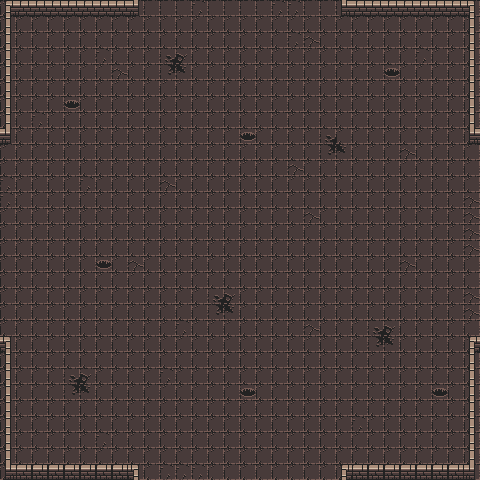

This is a level from a 2D game, rendered from its Tiled map with the project's own tilesets. A one-line summary and the map file follow, with tile-layer data summarised:
An orthogonal 30x30 tile map with 16x16 px tiles, 2 tile layers (Floor, Walls), 8 hidden layers not drawn, 2 tilesets.

<map version="1.10" tiledversion="1.12.0" orientation="orthogonal" renderorder="right-down" width="30" height="30" tilewidth="16" tileheight="16" infinite="0" nextlayerid="15" nextobjectid="1">
 <tileset firstgid="1" source="tilesets/0x72_DungeonTilesetII_v1.7/0x72_DungeonTilesetII_v1.7.tsx" />
 <tileset firstgid="1025" source="tilesets/0x72_DungeonTilesetII_v1.7/atlas_walls_low-16x16.tsx" />
 <layer id="4" name="Floor" width="30" height="30">
  <data>[900 cells, 882 non-empty, 9 distinct tile ids]</data>
 </layer>
 <layer id="3" name="Walls" width="30" height="30">
  <data>[900 cells, 71 non-empty, 10 distinct tile ids]</data>
 </layer>
 <layer id="11" name="WallsRight" width="30" height="30" visible="0">
  <data>[900 cells, 14 non-empty, 1 distinct tile ids]</data>
 </layer>
 <layer id="12" name="WallsLeft" width="30" height="30" visible="0">
  <data>[900 cells, 14 non-empty, 1 distinct tile ids]</data>
 </layer>
 <layer id="13" name="WallsTop" width="30" height="30" visible="0">
  <data>[900 cells, 14 non-empty, 1 distinct tile ids]</data>
 </layer>
 <layer id="14" name="WallsBottom" width="30" height="30" visible="0">
  <data>[900 cells, 14 non-empty, 1 distinct tile ids]</data>
 </layer>
 <layer id="6" name="DoorsTop" width="30" height="30" visible="0">
  <data>[900 cells, 12 non-empty, 1 distinct tile ids]</data>
 </layer>
 <layer id="7" name="DoorsRight" width="30" height="30" visible="0">
  <data>[900 cells, 13 non-empty, 3 distinct tile ids]</data>
 </layer>
 <layer id="8" name="DoorsLeft" width="30" height="30" visible="0">
  <data>[900 cells, 13 non-empty, 3 distinct tile ids]</data>
 </layer>
 <layer id="9" name="DoorsBottom" width="30" height="30" visible="0">
  <data>[900 cells, 12 non-empty, 1 distinct tile ids]</data>
 </layer>
</map>
